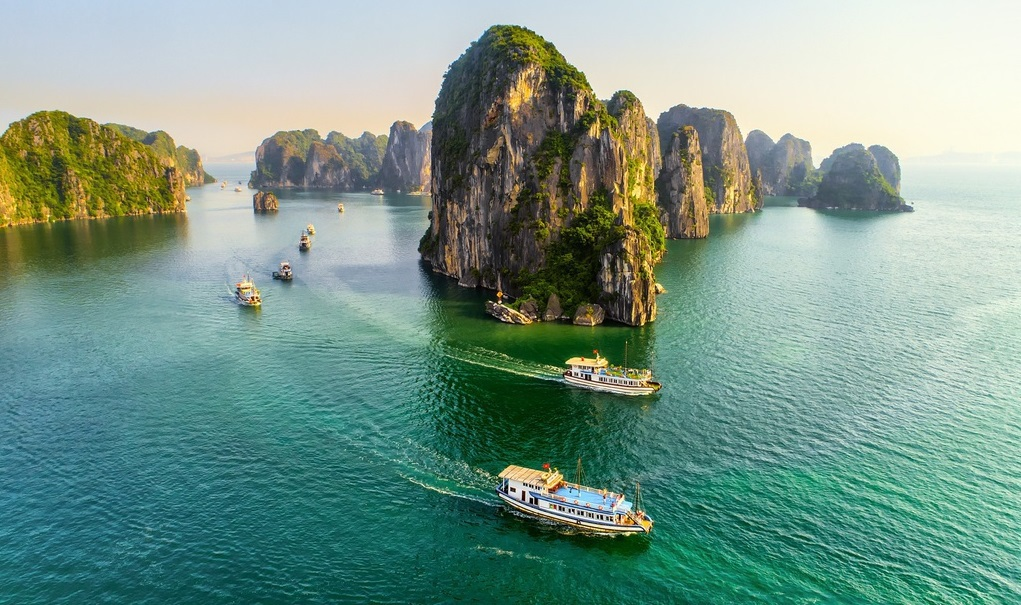
#> input picture exercise/quang_ninh.jpg, 1021 x 605 px
$ jupyter execute BAITAP3.ipynb
#> lines starting #> are read from the running program, lines starting #| are printed output that depends on the picture
[cell 1]
import numpy as np
import imageio.v2 as iio
import matplotlib.pylab as plt
import scipy.ndimage as nd

image_path = "exercise/quang_ninh.jpg"
data = iio.imread(image_path)
#> data is the input picture: shape (605, 1021, 3); mean R, G, B 119.9, 151, 137.7

#Chọn hình chiếc thuyền
bmg = data[449:541, 442:694]
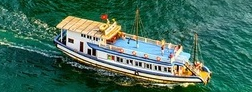
#> bmg: shape (92, 252, 3); mean R, G, B 67.3, 109.8, 92.7
plt.imshow(bmg)
plt.show()
rotate1 = nd.rotate(bmg, 45) #Xoay hình chiếc thuyền góc 45 độ
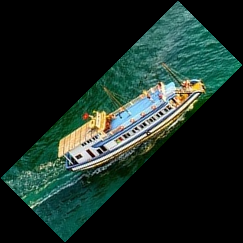
#> rotate1: shape (243, 243, 3); mean R, G, B 26.3, 42.7, 36.1
plt.imshow(rotate1)
plt.show()

#Chọn hình ngọn núi
bmg2 = data[14:346, 418:704]
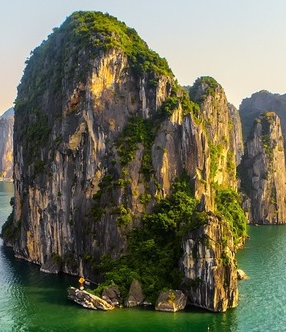
#> bmg2: shape (332, 286, 3); mean R, G, B 108.5, 109.8, 87.7
plt.imshow(bmg2)
plt.show()
rotate2 = nd.rotate(bmg2, 45) #Xoay hình ngọn núi góc 45 độ
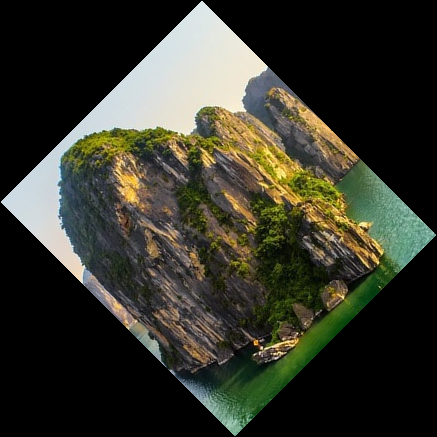
#> rotate2: shape (437, 437, 3); mean R, G, B 53.6, 54.2, 43.3
plt.imshow(rotate2)
plt.show()
print(data.shape)
#| (605, 1021, 3)

$ run again, with exercise/colorful-ripe-tropical-fruits.jpg copied over exercise/quang_ninh.jpg
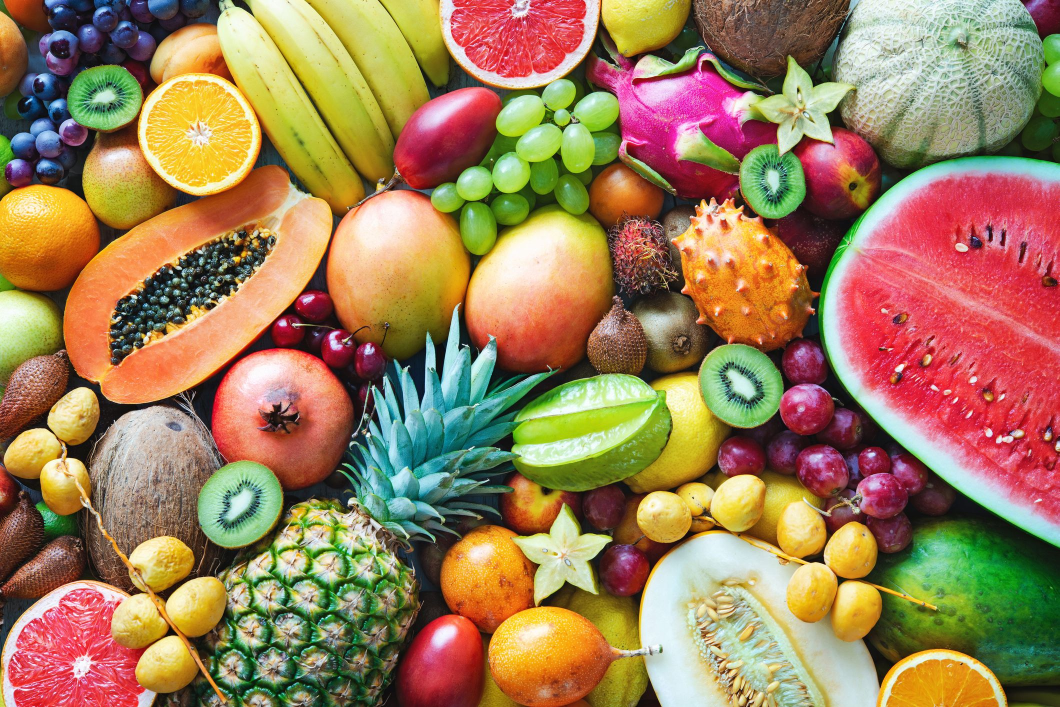
#> input picture exercise/colorful-ripe-tropical-fruits.jpg, 2119 x 1414 px (shown at 1/2 size)
#> data is the input picture: shape (1414, 2119, 3); mean R, G, B 157.9, 126.8, 88.7
#> `bmg2 = data[14:346, 418:704]`:
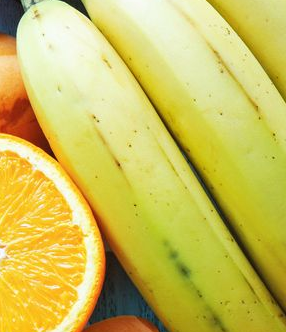
#> bmg2: shape (332, 286, 3); mean R, G, B 204, 192, 90
#> `rotate2 = nd.rotate(bmg2, 45)`:
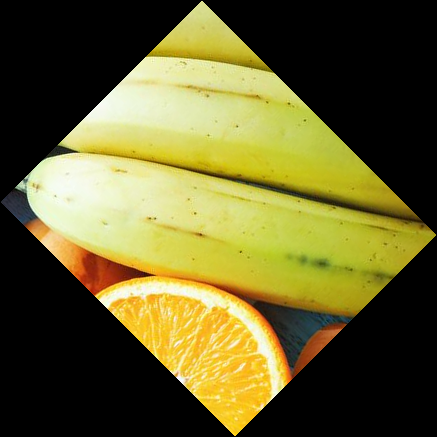
#> rotate2: shape (437, 437, 3); mean R, G, B 101, 95.1, 44.6
#| (1414, 2119, 3)
